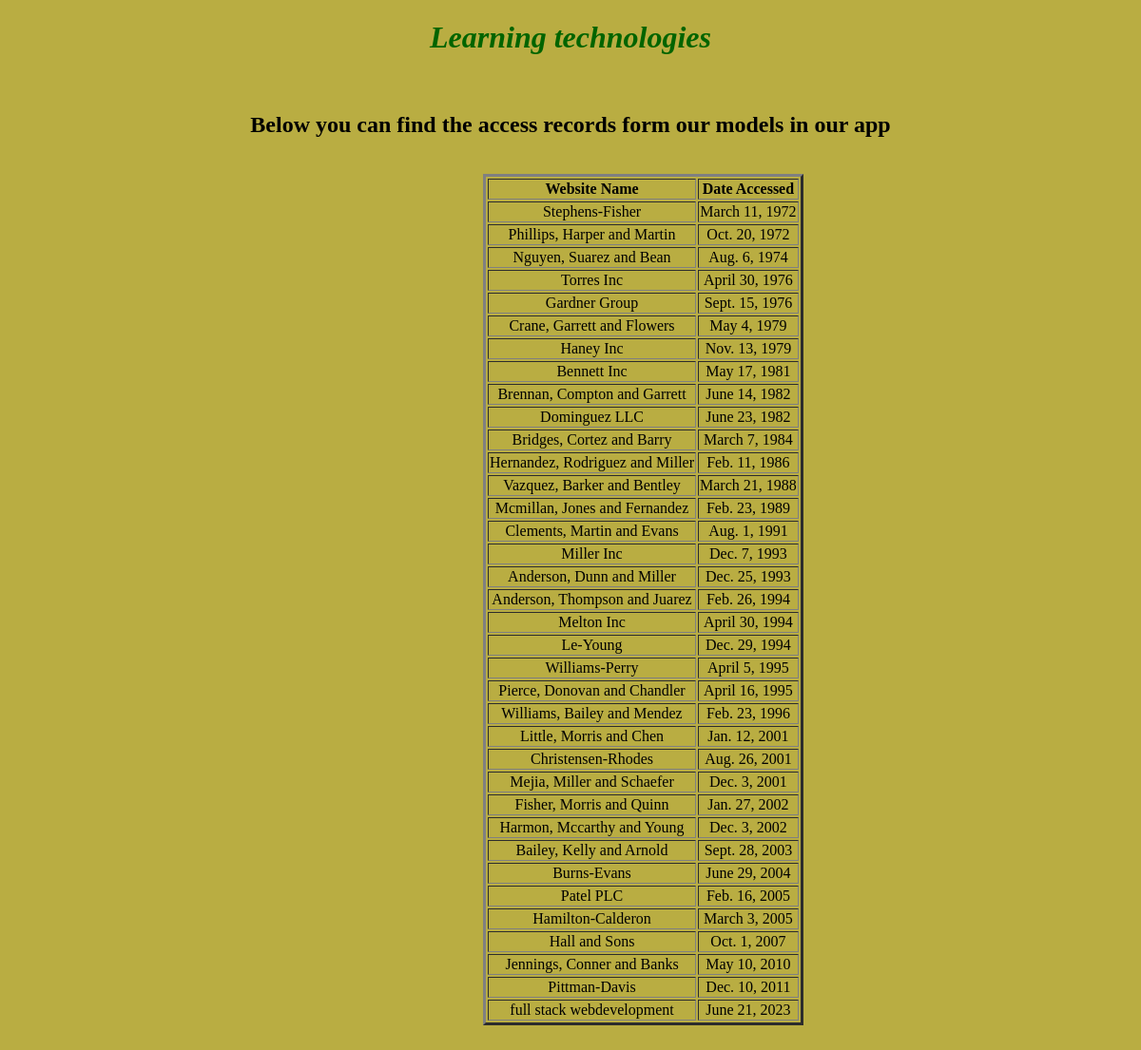
The page / on the database its author committed.
### first_app/models.py (models this page shows, shortened)
class AccessRecord(models.Model):
    name = models.ForeignKey(WebPage,on_delete=models.DO_NOTHING)
    date = models.DateField()

class WebPage(models.Model):
    topic = models.ForeignKey(Topic, on_delete=models.DO_NOTHING)
    name = models.CharField(max_length=264,unique=True)
    url = models.URLField(unique=True)
    def __str__(self):
        return self.name

### first_app/views.py (the view)
# urls.py: url(r'^$',views.index,name='index')
def index(request):
    Webpage_list =AccessRecord.objects.order_by('date')
    date_dict = {'access_records':Webpage_list}
    return render(request,'first_app/index.html',context=date_dict)

### first_app/templates/first_app/index.html (shortened to what this page needs)
<!DOCTYPE html>
{% load static %}
<html lang="en">
<head>
  <link rel="stylesheet"  href="{% static 'css/style.css' %}">
</head>
<body style="background-color: rgb(185, 173, 66);">
    <h1 style="color: darkgreen;" >Learning technologies</h1>
    <br>
    <h2>Below you can find the access records form our models in our app</h2>
    <br>
    <div class="mtv">
      {% if access_records %}
      <table border="3" style="margin-left: 500px;">
        <thead>
          <th>Website Name</th>
          <th>Date Accessed</th>
        </thead>
      {% for acc in access_records %}
      <tr>
        <td>{{acc.name}}</td>
        <td>{{acc.date}}</td>
      </tr>
        {% endfor%}
      </table>
      {% else %}
      <p>NO ACCESS RECORDS FOUND!</p>
      {% endif %}
    </div>
    <br>
</body>
</html>

### static/css/style.css (style rules this page uses)
body { text-align: center; }
h1 { color: rgb(197, 131, 32); font-style: italic; }
table { margin-left: 500px; }

### rows shown on the page
AccessRecord: name "Stephens-Fisher", date "March 11, 1972"
AccessRecord: name "Phillips, Harper and Martin", date "Oct. 20, 1972"
AccessRecord: name "Nguyen, Suarez and Bean", date "Aug. 6, 1974"
AccessRecord: name "Torres Inc", date "April 30, 1976"
AccessRecord: name "Gardner Group", date "Sept. 15, 1976"
AccessRecord: name "Crane, Garrett and Flowers", date "May 4, 1979"
AccessRecord: name "Haney Inc", date "Nov. 13, 1979"
AccessRecord: name "Bennett Inc", date "May 17, 1981"
AccessRecord: name "Brennan, Compton and Garrett", date "June 14, 1982"
AccessRecord: name "Dominguez LLC", date "June 23, 1982"
AccessRecord: name "Bridges, Cortez and Barry", date "March 7, 1984"
AccessRecord: name "Hernandez, Rodriguez and Miller", date "Feb. 11, 1986"
AccessRecord: name "Vazquez, Barker and Bentley", date "March 21, 1988"
AccessRecord: name "Mcmillan, Jones and Fernandez", date "Feb. 23, 1989"
AccessRecord: name "Clements, Martin and Evans", date "Aug. 1, 1991"
AccessRecord: name "Miller Inc", date "Dec. 7, 1993"
AccessRecord: name "Anderson, Dunn and Miller", date "Dec. 25, 1993"
AccessRecord: name "Anderson, Thompson and Juarez", date "Feb. 26, 1994"
AccessRecord: name "Melton Inc", date "April 30, 1994"
AccessRecord: name "Le-Young", date "Dec. 29, 1994"
AccessRecord: name "Williams-Perry", date "April 5, 1995"
AccessRecord: name "Pierce, Donovan and Chandler", date "April 16, 1995"
AccessRecord: name "Williams, Bailey and Mendez", date "Feb. 23, 1996"
AccessRecord: name "Little, Morris and Chen", date "Jan. 12, 2001"
AccessRecord: name "Christensen-Rhodes", date "Aug. 26, 2001"
AccessRecord: name "Mejia, Miller and Schaefer", date "Dec. 3, 2001"
AccessRecord: name "Fisher, Morris and Quinn", date "Jan. 27, 2002"
AccessRecord: name "Harmon, Mccarthy and Young", date "Dec. 3, 2002"
AccessRecord: name "Bailey, Kelly and Arnold", date "Sept. 28, 2003"
AccessRecord: name "Burns-Evans", date "June 29, 2004"
AccessRecord: name "Patel PLC", date "Feb. 16, 2005"
AccessRecord: name "Hamilton-Calderon", date "March 3, 2005"
AccessRecord: name "Hall and Sons", date "Oct. 1, 2007"
AccessRecord: name "Jennings, Conner and Banks", date "May 10, 2010"
AccessRecord: name "Pittman-Davis", date "Dec. 10, 2011"
AccessRecord: name "full stack webdevelopment", date "June 21, 2023"
